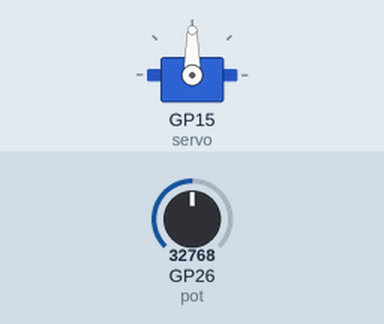
This program was run on a simulated Raspberry Pi Pico running MicroPython. Parts: servo. Inputs (shaded band) come from the test bench; at power-on: GP26 (pot) = 32768 (analog values on the 0–65535 scale). Servo angles are drawn from the pulse width (0.5 ms = 0°, 2.5 ms = 180°).

Above: at 1.2 s.
1.3 s: GP26 (pot) set to 45874
At 2.0 s:
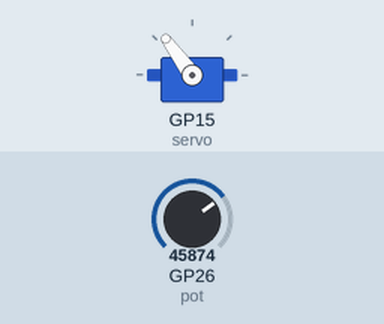
2.8 s: GP26 (pot) set to 57670
At 3.2 s:
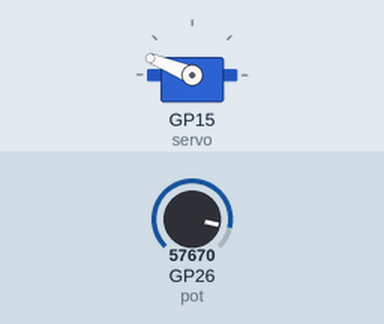
4.3 s: GP26 (pot) set to 65535
At 5.5 s:
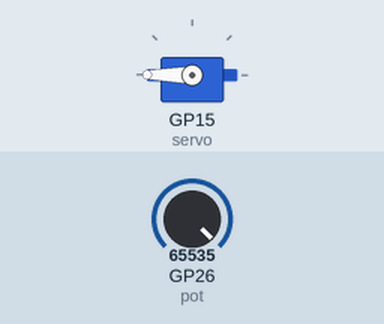
5.8 s: GP26 (pot) set to 19660
At 6.8 s:
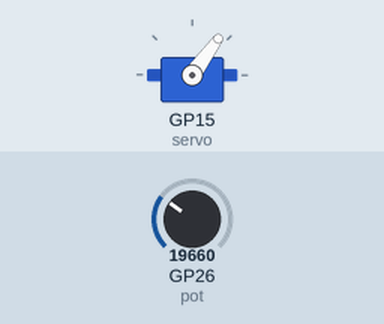
7.3 s: GP26 (pot) set to 7864
At 7.9 s:
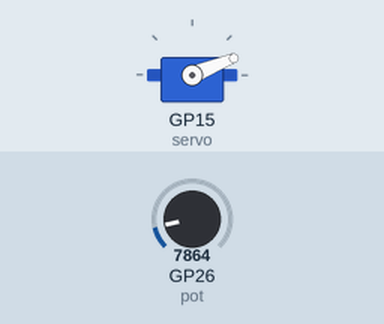
8.8 s: GP26 (pot) set to 32767
At 9.1 s:
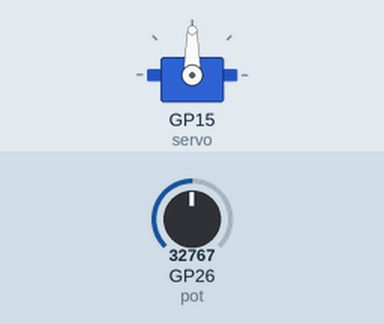
Timing chart, 0 to 11.3 s (numbered marks = the images above; inputs shaded):
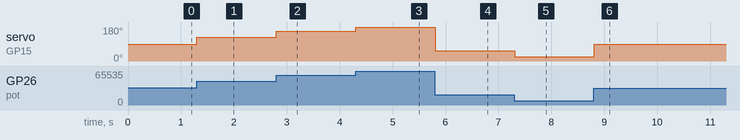

The program:

Experiment05.py
```python
'''
Kitronik Inventor's Kit Exp 5

Control the angle of a servo from a variable resistor

We read the value of the input analog, then use the scale function to rescale it to a different range.
The input is 0 - 65535, the output is scaled from 0 to 180 degrees.
'''
import machine
import time
import math

servo = machine.PWM(machine.Pin(15)) # Setup GP15 as the pin controlling the servo with a PWM output
pot = machine.ADC(26) # Setup the analogue (A0) on GP26 with a human-readable name

servo.freq(50) # Servo pulses need to repeat every 20ms, which is a 50Hz frequency

# Convert a value proportionally from one range to another
def scale(value, fromMin, fromMax, toMin, toMax):
    return toMin + ((value - fromMin) * ((toMax - toMin) / (fromMax - fromMin)))

while True:
    potValue = pot.read_u16() # This variable reads the voltage that the potentiometer is adjusted to
    # Convert analogue input to correct pulse width for servo control (1638 = 0.5ms & 8192 = 2.5ms, this is standard for 0 to 180 degrees)
    scaledValue = scale(potValue, 0, 65535, 1638, 8192)
    servo.duty_u16(math.trunc(scaledValue)) # Turn the servo to the value indicated by the potentiometer
    time.sleep_ms(100)
```

Measured:
- after the input at 1.3 s, servo on GP15 (servo): 90° → 126° at once
- after the input at 2.8 s, servo on GP15 (servo): 126° → 158° at once
- after the input at 4.3 s, servo on GP15 (servo): 158° → 180° at once
- after the input at 5.8 s, servo on GP15 (servo): 180° → 54° at once
- after the input at 7.3 s, servo on GP15 (servo): 54° → 22° at once
- after the input at 8.8 s, servo on GP15 (servo): 22° → 90° at once
